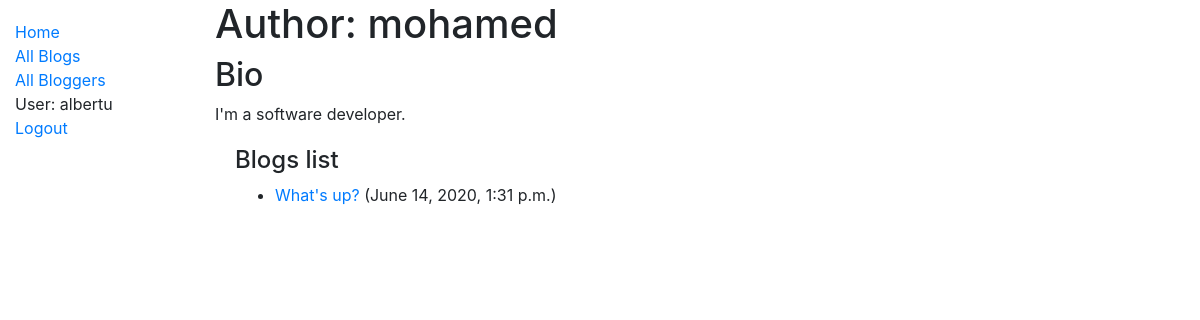
The page /blog/blogger/1 (signed in) on the database its author committed.
### blog/models.py (models this page shows, shortened)
class Author(models.Model):
    name = models.OneToOneField(User, on_delete=models.SET_NULL, null=True)
    bio = models.TextField()
    class Meta:
        ordering = ['name']
    def __str__(self):
        return self.name.username

class Blog(models.Model):
    post = models.CharField(max_length=200)
    author = models.ForeignKey(Author, on_delete=models.SET_NULL, null=True, blank=True)
    description = models.TextField()
    date = models.DateTimeField(auto_now=True)
    def __str__(self):
        return self.post

### blog/views.py (the view)
# urls.py: path('blogger/<int:pk>', views.AuthorDetailView.as_view(), name='author-detail'),
class AuthorDetailView(generic.DetailView):
    model = Author

### blog/templates/blog/author_detail.html
{% extends "base_generic.html" %}
{% block content %}
<h1>Author: {{ author }} </h1>
<h2>Bio</h2>
<p>{{author.bio}}</p>
<div style="margin-left:20px;margin-top:20px">
<h4>Blogs list</h4>
<dl>
{% for blog in author.blog_set.all %}
    <ul>
        <li>
            <a href="{% url 'blog-detail' blog.pk %}">{{blog}}</a> ({{ blog.date }})
        </li>
    </ul>
{% endfor %}
</dl>
</div>
{% endblock %}

### blog/templates/base_generic.html (shortened to what this page needs)
<!DOCTYPE html>
<html lang="en">
<head>
  <link rel="stylesheet" href="https://stackpath.bootstrapcdn.com/bootstrap/4.1.3/css/bootstrap.min.css">
  {% load static %}
  <link rel="stylesheet" href="{% static 'css/styles.css' %}">
</head>
<body>
  <div class="container-fluid">
    <div class="row">
      <div class="col-sm-2">
      {% block sidebar %}
        <ul class="sidebar-nav">
            <li><a href="{% url 'index' %}">Home</a></li>
            <li><a href="{% url 'blogs' %}">All Blogs</a></li>
            <li><a href="{% url 'bloggers' %}">All Bloggers</a></li>
            {% if user.is_authenticated %}
            <li>User: {{ user.get_username }}</li>
            <li><a href="{% url 'logout'%}?next={{request.path}}">Logout</a></li>
            {% else %}
            <li><a href="{% url 'login'%}?next={{request.path}}">Login</a></li>
            {% endif %}
        </ul>
     {% endblock %}
      </div>
      <div class="col-sm-10 ">
      {% block content %}{% endblock %}
      </div>
    </div>
  </div>
</body>
</html>

### blog/static/css/styles.css (style rules this page uses)
.sidebar-nav { margin-top: 20px; padding: 0; list-style: none; }

### rows shown on the page
Author: name.username "mohamed", bio "I'm a software developer."
Blog: post "What's up?", date "June 14, 2020, 1:31 p.m."

### other values the page prints
{{ user.get_username }} "albertu"
